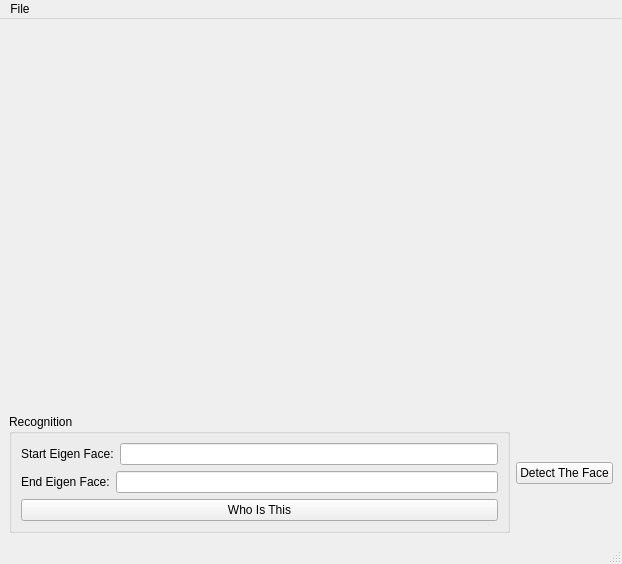
<?xml version="1.0" encoding="UTF-8"?>
<ui version="4.0">
 <class>MainWindow</class>
 <widget class="QMainWindow" name="MainWindow">
  <property name="geometry">
   <rect>
    <x>0</x>
    <y>0</y>
    <width>622</width>
    <height>564</height>
   </rect>
  </property>
  <property name="windowTitle">
   <string>MainWindow</string>
  </property>
  <widget class="QWidget" name="centralwidget">
   <layout class="QVBoxLayout" name="verticalLayout_4">
    <item>
     <layout class="QVBoxLayout" name="verticalLayout_3">
      <item>
       <layout class="QHBoxLayout" name="horizontalLayout_2">
        <item>
         <widget class="QLabel" name="input_img">
          <property name="sizePolicy">
           <sizepolicy hsizetype="Expanding" vsizetype="Expanding">
            <horstretch>0</horstretch>
            <verstretch>0</verstretch>
           </sizepolicy>
          </property>
          <property name="text">
           <string/>
          </property>
         </widget>
        </item>
        <item>
         <widget class="QLabel" name="output_image">
          <property name="sizePolicy">
           <sizepolicy hsizetype="Expanding" vsizetype="Expanding">
            <horstretch>0</horstretch>
            <verstretch>0</verstretch>
           </sizepolicy>
          </property>
          <property name="text">
           <string/>
          </property>
         </widget>
        </item>
       </layout>
      </item>
      <item>
       <layout class="QHBoxLayout" name="horizontalLayout_4">
        <item>
         <widget class="QGroupBox" name="groupBox">
          <property name="title">
           <string>Recognition</string>
          </property>
          <layout class="QVBoxLayout" name="verticalLayout_2">
           <item>
            <layout class="QVBoxLayout" name="verticalLayout">
             <item>
              <layout class="QHBoxLayout" name="horizontalLayout_3">
               <item>
                <widget class="QLabel" name="label_3">
                 <property name="text">
                  <string>Start Eigen Face:</string>
                 </property>
                </widget>
               </item>
               <item>
                <widget class="QLineEdit" name="start_parameter"/>
               </item>
              </layout>
             </item>
             <item>
              <layout class="QHBoxLayout" name="horizontalLayout">
               <item>
                <widget class="QLabel" name="label_4">
                 <property name="text">
                  <string>End Eigen Face:</string>
                 </property>
                </widget>
               </item>
               <item>
                <widget class="QLineEdit" name="end_parameter"/>
               </item>
              </layout>
             </item>
             <item>
              <widget class="QPushButton" name="apply_recognition">
               <property name="text">
                <string>Who Is This</string>
               </property>
              </widget>
             </item>
            </layout>
           </item>
          </layout>
         </widget>
        </item>
        <item>
         <widget class="QPushButton" name="apply_detection">
          <property name="text">
           <string>Detect The Face</string>
          </property>
         </widget>
        </item>
       </layout>
      </item>
     </layout>
    </item>
   </layout>
  </widget>
  <widget class="QMenuBar" name="menubar">
   <property name="geometry">
    <rect>
     <x>0</x>
     <y>0</y>
     <width>622</width>
     <height>21</height>
    </rect>
   </property>
   <widget class="QMenu" name="menuFilw">
    <property name="title">
     <string>File</string>
    </property>
    <addaction name="actionOpen"/>
   </widget>
   <addaction name="menuFilw"/>
  </widget>
  <widget class="QStatusBar" name="statusbar"/>
  <action name="actionOpen">
   <property name="text">
    <string>Open</string>
   </property>
  </action>
 </widget>
 <resources/>
 <connections/>
</ui>
